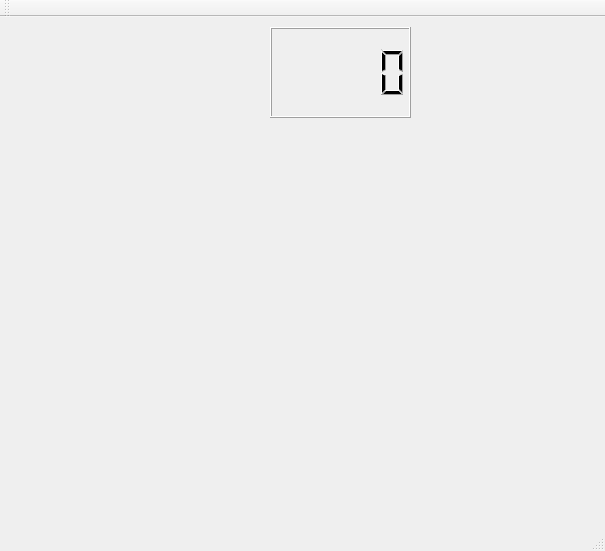
<?xml version="1.0" encoding="UTF-8"?>
<ui version="4.0">
 <class>MainWindow</class>
 <widget class="QMainWindow" name="MainWindow">
  <property name="geometry">
   <rect>
    <x>0</x>
    <y>0</y>
    <width>605</width>
    <height>551</height>
   </rect>
  </property>
  <property name="windowTitle">
   <string>MainWindow</string>
  </property>
  <widget class="QWidget" name="centralWidget">
   <widget class="QLCDNumber" name="lcdNumber">
    <property name="geometry">
     <rect>
      <x>270</x>
      <y>10</y>
      <width>141</width>
      <height>91</height>
     </rect>
    </property>
   </widget>
  </widget>
  <widget class="QMenuBar" name="menuBar">
   <property name="geometry">
    <rect>
     <x>0</x>
     <y>0</y>
     <width>605</width>
     <height>26</height>
    </rect>
   </property>
  </widget>
  <widget class="QToolBar" name="mainToolBar">
   <attribute name="toolBarArea">
    <enum>TopToolBarArea</enum>
   </attribute>
   <attribute name="toolBarBreak">
    <bool>false</bool>
   </attribute>
  </widget>
  <widget class="QStatusBar" name="statusBar"/>
 </widget>
 <layoutdefault spacing="6" margin="11"/>
 <resources/>
 <connections/>
</ui>
